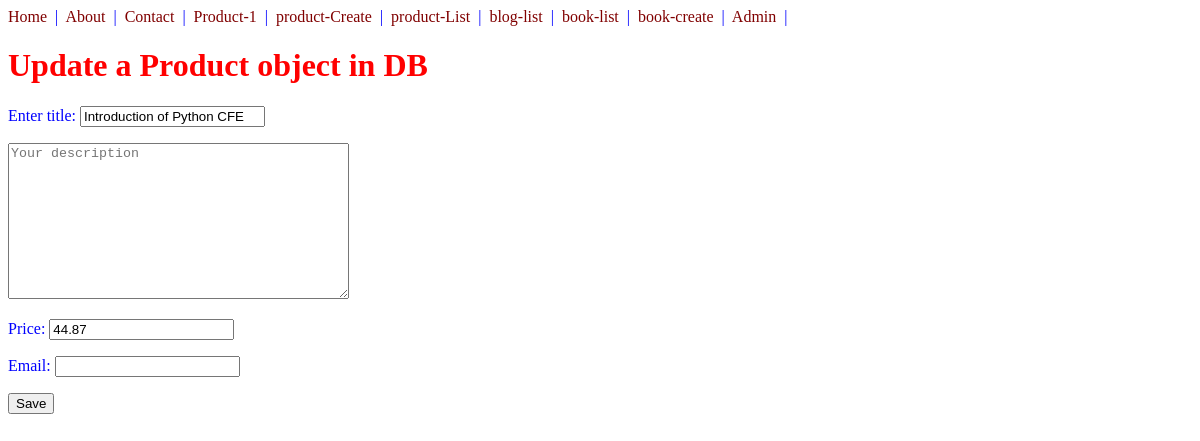
Page /products/update/11/ on the earlier database version.
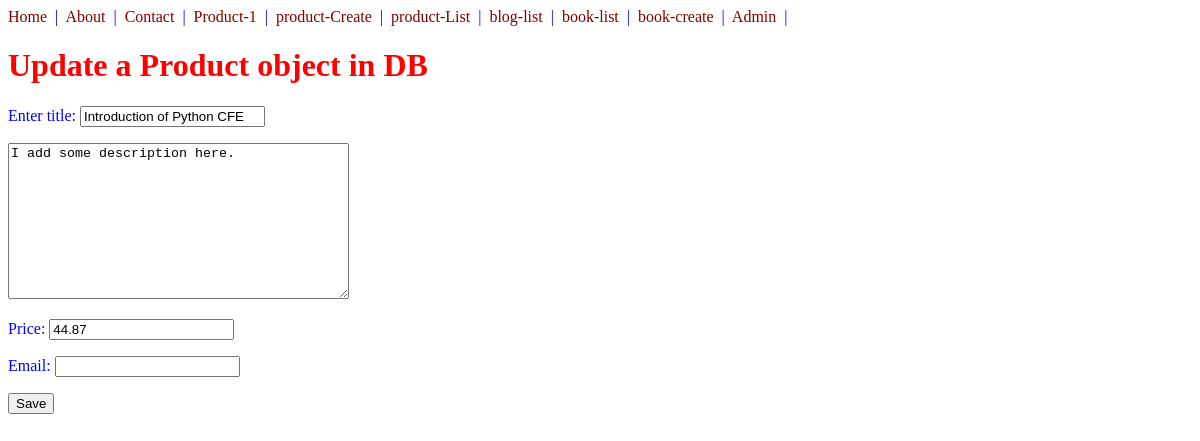
Same page on the later database version.
### products/models.py (models this page shows, shortened)
class Product(models.Model):
    title = models.CharField(max_length=100)
    description = models.TextField(null=True)
    price = models.DecimalField(max_digits=10, decimal_places=2)

### products/views.py (the view)
# urls.py: path('update/<int:id>/', product_update_view, name='product-update'),
def product_update_view(request, id=id):
    obj = get_object_or_404(Product, id=id)
    context={}
    if obj is not None:
        form = ProductForm(request.POST or None, instance=obj)
        if form.is_valid():
            form.save()
            return redirect('/products')
        context = {
            'form':form
        }
    return render(request, "products/product_update.html",context)

### products/forms.py (shortened to what this page needs)
class ProductForm(forms.ModelForm):
    title = forms.CharField(label='Enter title',required=True, max_length=80)
    description = forms.CharField(
        required=False,
        max_length=100,
        label='',
        widget=forms.Textarea(
            attrs={
                "placeholder":"Your description",
                "row":20,
                "col": 100,
            }))
    price = forms.DecimalField(max_digits=10, decimal_places=2)
    email = forms.EmailField()
    class Meta:
        model = Product
        fields = ['title', 'description', 'price']

### products/templates/products/product_update.html
{% extends 'base.html' %}
{% block content %}
<h1>Update a Product object in DB</h1>
<form action="." method='POST'>{% csrf_token %}
    {{ form.as_p }}
    <input type="submit" value="Save"/>
</form>
{% endblock %}

Differences in the rows shown:
changed Product "Introduction of Python CFE": description (not shown) → "I add some description here."
